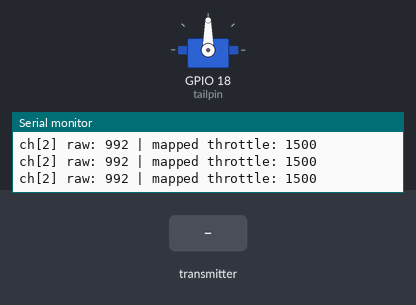
Bench run of a sketch on a simulated ESP32. Shown: servo, the last lines printed to the serial monitor. The inputs (shaded band) are chosen by the test bench.

Above: at 4.2 s.
4.3 s: the transmitter starts sending ch.2 = 600
At 4.9 s:
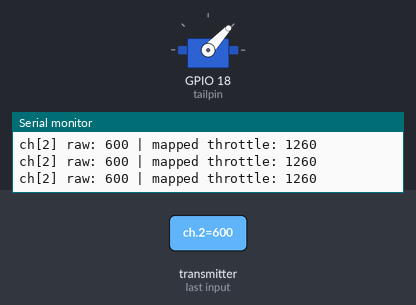
5.8 s: the transmitter starts sending ch.2 = 1811
At 6.1 s:
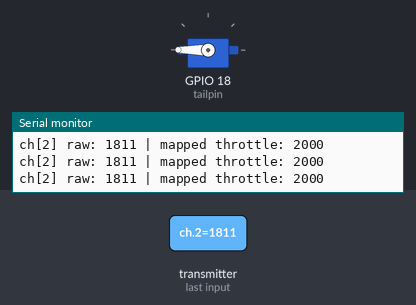
7.3 s: the transmitter starts sending ch.2 = 172
At 8.5 s:
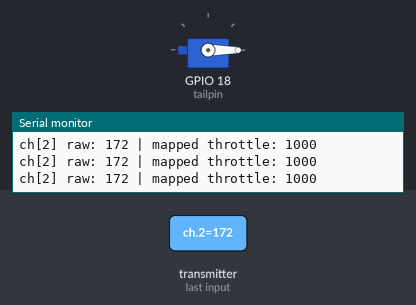
8.8 s: the transmitter starts sending ch.2 = 992
At 9.6 s:
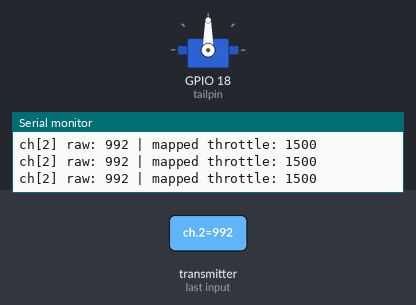
Timing chart, 0 to 11.3 s (numbered marks = the images above; inputs shaded):
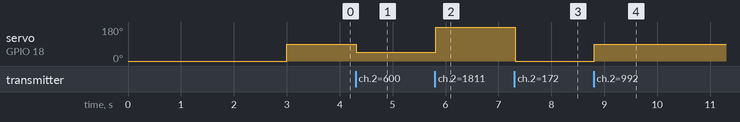

Measured:
- after the input at 4.3 s, servo on GPIO 18 (tailpin): 90° → 47° at once
- after the input at 5.8 s, servo on GPIO 18 (tailpin): 47° → 180° at once
- after the input at 7.3 s, servo on GPIO 18 (tailpin): 180° → 0° at once
- after the input at 8.8 s, servo on GPIO 18 (tailpin): 0° → 90° at once

The sketch:

esp32_tail_throttle.ino
```cpp
#include <ESP32Servo.h>
#include "sbus.h"

bfs::SbusRx sbus_rx(&Serial2, 16, 17, true);
bfs::SbusData data;

Servo tail_motor;
const int tailpin = 18;

unsigned long lastSbusTime = 0;
unsigned long lastPrintTime = 0;

void setup() {
  Serial.begin(115200);

  tail_motor.attach(tailpin, 1000, 2000);
  tail_motor.writeMicroseconds(1000);

  Serial.println("Waiting 3s for ESC to arm...");
  delay(3000);

  sbus_rx.Begin();
  Serial.println("SBUS started. Waiting for signal...");
}

void loop() {
  if (sbus_rx.Read()) {
    data = sbus_rx.data();
    lastSbusTime = millis();

    int rawCh2 = data.ch[2];
    int throttle = map(rawCh2, 174, 1810, 1000, 2000);
    throttle = constrain(throttle, 1000, 2000);

    tail_motor.writeMicroseconds(throttle);

    if (millis() - lastPrintTime >= 100) {
      lastPrintTime = millis();
      Serial.print("ch[2] raw: ");
      Serial.print(rawCh2);
      Serial.print(" | mapped throttle: ");
      Serial.println(throttle);
    }
  }

  // Failsafe if SBUS signal lost
  if (millis() - lastSbusTime > 500) {
    tail_motor.writeMicroseconds(1000);
    if (millis() - lastPrintTime >= 500) {
      lastPrintTime = millis();
      Serial.println("SBUS signal lost! Motor stopped.");
    }
  }
}
```
